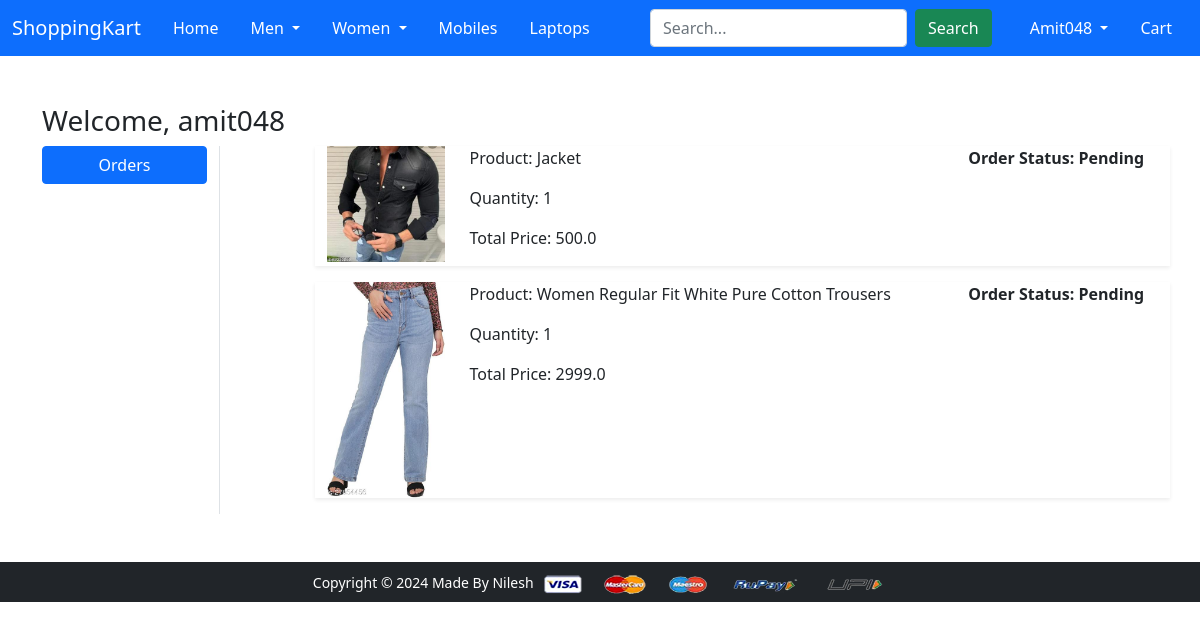
Screenshot of /orders/ (signed in) with the database file from the repository.
### app/models.py (models this page shows, shortened)
class OrderPlaced(models.Model):
    user = models.ForeignKey(User, on_delete=models.CASCADE)
    customer = models.ForeignKey(Customer, on_delete=models.CASCADE)
    product = models.ForeignKey(Product, on_delete=models.CASCADE)
    quantity = models.PositiveIntegerField(default=1)
    ordered_date = models.DateTimeField(auto_now_add=True)
    status = models.CharField(max_length=50, choices=STATUS_CHOICES, default="Pending")
    payment = models.ForeignKey(Payment, on_delete=models.CASCADE, blank=True, null=True)  # Allow blank and null

class Product(models.Model):
    title = models.CharField(max_length=100)
    selling_price = models.FloatField()
    discounted_price = models.FloatField()
    description = models.TextField()
    brand = models.CharField(max_length=100)
    category = models.CharField(choices=CATEGORY_CHOICES, max_length=2)
    product_image = models.ImageField(upload_to="productimage")

### app/views.py (the view)
# urls.py: path("orders/", views.orders, name="orders"),
@login_required
def orders(request):
    order_placed = OrderPlaced.objects.filter(user=request.user)
    if request.user.is_authenticated:
           totalitem = len(Cart.objects.filter(user=request.user))
    orders_with_total = []
    for order in order_placed:
        total_price = order.product.discounted_price * order.quantity
        orders_with_total.append({
            'order': order,
            'total_price': total_price,
        })
    return render(request, 'app/orders.html', {'orders_with_total': orders_with_total,'totalitem':totalitem})

### app/templates/app/orders.html (shortened to what this page needs)
{% extends 'app/base.html' %}
{% load static %}
{% block main-content %}
<div class="container my-5">
    <div class="row">
        <h3>Welcome, {{ request.user.username }}</h3>
        <div class="col-sm-2 border-end">
            <ul class="list-unstyled">
                <li class="d-grid"><a href="{% url 'orders' %}" class="btn btn-primary">Orders</a></li>
            </ul>
        </div>
        <div class="col-sm-9 offset-sm-1">
            {% if orders_with_total %}
                {% for item in orders_with_total %}
                <div class="row shadow-sm mb-3">
                    <div class="col-sm-2">
                        <img src="{{ item.order.product.product_image.url }}" alt="{{ item.order.product.title }}" class="img-fluid" height="150" width="150">
                    </div>
                    <div class="col-sm-7">
                        <p>Product: {{ item.order.product.title }}</p>
                        <p>Quantity: {{ item.order.quantity }}</p>
                        <p>Total Price: {{ item.total_price }}</p>
                    </div>
                    <div class="col-sm-3 fw-bold">
                        <p>Order Status: {{ item.order.status }}</p>
                    </div>
                </div>
                {% endfor %}
            {% else %}
                <p>You have no orders placed yet.</p>
            {% endif %}
        </div>
    </div>
</div>
{% endblock main-content %}

### app/templates/app/base.html (shortened to what this page needs)
<!DOCTYPE html>
{% load static %}
<html lang="en">
<head>
  <link href="https://cdn.jsdelivr.net/npm/bootstrap@5.0.0-beta1/dist/css/bootstrap.min.css" rel="stylesheet"
 />
  <link rel="stylesheet" href="{% static 'app/css/owl.carousel.min.css' %}" />
  <link rel="stylesheet" href="{% static 'app/css/all.min.css' %}" />
  <link rel="stylesheet" href="{% static 'app/css/style.css' %}" />
</head>
<body>
  <nav class="navbar navbar-expand-lg navbar-dark bg-primary">
    <div class="container-fluid">
      <a class="navbar-brand" href="/">ShoppingKart</a>
      <div class="collapse navbar-collapse" id="navbarSupportedContent">
        <ul class="navbar-nav me-auto mb-2 mb-lg-0">
          <li class="nav-item mx-2">
            <a href="/" class="nav-link text-white">Home</a>
          </li>
          <li class="nav-item dropdown mx-2">
            <a class="nav-link dropdown-toggle text-white" href="#" id="menDropdown" role="button"
              data-bs-toggle="dropdown" aria-expanded="false">
              Men
            </a>
          </li>
          <li class="nav-item dropdown mx-2">
            <a class="nav-link dropdown-toggle text-white" href="#" id="womenDropdown" role="button"
              data-bs-toggle="dropdown" aria-expanded="false">
              Women
            </a>
          </li>
          <li class="nav-item mx-2">
            <a href="{% url 'mobile' %}" class="nav-link text-white">Mobiles</a>
          </li>
          <li class="nav-item mx-2">
            <a href="{% url 'laptop' %}" class="nav-link text-white">Laptops</a>
          </li>
        </ul>
        <form class="d-flex ms-auto my-2 my-lg-0" method="GET" action="{% url 'search' %}">
          <input type="text" id="id_query" name="query" class="form-control me-2" placeholder="Search...">
          <button class="btn btn-success" type="submit">Search</button>
      </form>
        <ul class="navbar-nav ms-auto mb-2 mb-lg-0">
          {% if request.user.is_authenticated %}
          <li class="nav-item dropdown mx-2">
            <a class="nav-link dropdown-toggle text-white" href="#" id="profileDropdown" role="button"
              data-bs-toggle="dropdown" aria-expanded="false">
              {{request.user.username|capfirst}}
            </a>
          </li>
          <li class="nav-item mx-2">
            <a href="{% url 'showcart' %}" class="nav-link text-white"> Cart</a>
          </li>
          {% endif %}
        </ul>
      </div>
    </div>
  </nav>
  <div class="container-fluid">
    {% block main-content %}{% endblock main-content %}
  </div>
  <footer class="container-fluid bg-dark text-center p-2 mt-5">
    <small class="text-white">Copyright &copy; 2024 Made By Nilesh
    </small>
    <img src="{% static 'app/images/payment.png' %}" alt="" srcset="" class="img-fluid" height="2px" />
  </footer>
</body>
</html>

### rows the page displays
OrderPlaced: order.product.product_image (picture), order.product "Jacket", order.quantity "1", total_price "500.0", order.status "Pending"
OrderPlaced: order.product.product_image (picture), order.product "Women Regular Fit White Pure Cotton Trousers", order.quantity "1", total_price "2999.0", order.status "Pending"

### other values shown
{{ request.user.username|capfirst }} "Amit048"
{{ request.user.username }} "amit048"
